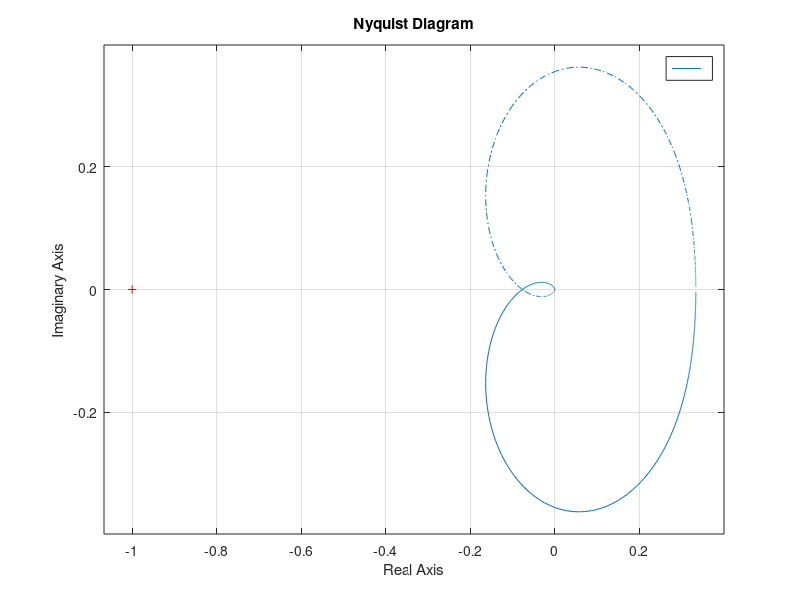

This chart was generated by the following MATLAB code: (Note: this script raises an error after producing the figure.)
%% Assignement main script
% Configuration
clear all;
close all;
clc;

%For saving figures
figFolder = "figures";
mkdir(figFolder)

%
G1 = tf(1, [1 1 1])
G2 = tf(1, [1 3])
Kvs = [1 1.6 2.5 4 6.3 10 16];

%
k1 = 1/0.6;
k2 = 0.6;
m=((1/k1)+(1/k2))/2;
r=abs(((1/k1)-(1/k2))/2);

fig1 = figure(1);
nyquist(Kvs(1)*G1*G2)
circle(m,r);
saveas(fig1, fullfile(figFolder, 'nyquist1.png'))

fig2 = figure(2);
nyquist(Kvs(2)*G1*G2)
circle(m,r);
saveas(fig2, fullfile(figFolder, 'nyquist2.png'))

fig3 = figure(3);
nyquist(Kvs(3)*G1*G2)
circle(m,r);
saveas(fig3, fullfile(figFolder, 'nyquist3.png'))

fig4 = figure(4);
nyquist(Kvs(4)*G1*G2)
circle(m,r);
saveas(fig4, fullfile(figFolder, 'nyquist4.png'))

fig5 = figure(5);
nyquist(Kvs(5)*G1*G2)
circle(m,r);
saveas(fig5, fullfile(figFolder, 'nyquist5.png'))

fig6 = figure(6);
nyquist(Kvs(6)*G1*G2)
circle(m,r);
saveas(fig6, fullfile(figFolder, 'nyquist6.png'))

fig7 = figure(7);
nyquist(Kvs(7)*G1*G2)
circle(m,r);
saveas(fig7, fullfile(figFolder, 'nyquist7.png'))

%G_cl = feedback(Kvs*G1*G2,[1 1 1 1 1 1 1]')

G_cl1 = feedback(Kvs(1)*G1*G2,1)
G_cl2 = feedback(Kvs(2)*G1*G2,1)
G_cl3 = feedback(Kvs(3)*G1*G2,1)
G_cl4 = feedback(Kvs(4)*G1*G2,1)
G_cl5 = feedback(Kvs(5)*G1*G2,1)
G_cl6 = feedback(Kvs(6)*G1*G2,1)
G_cl7 = feedback(Kvs(7)*G1*G2,1)

%pzmap( G_cl1, G_cl2)
%pzmap( G_cl(1), G_cl(2))
figure
pzmap(G_cl1, G_cl2, G_cl3, G_cl4, G_cl5, G_cl6, G_cl7)

%
% Draw a circle at location -m with radius r.
function circle (m,r)
    hold on;
    fi=(-1:0.01:1)*pi;
    x=-m+r*exp(1i*fi);
    plot(x);
    plot([(-m+r) (-m+r)], [-10 10])
    hold off;
end